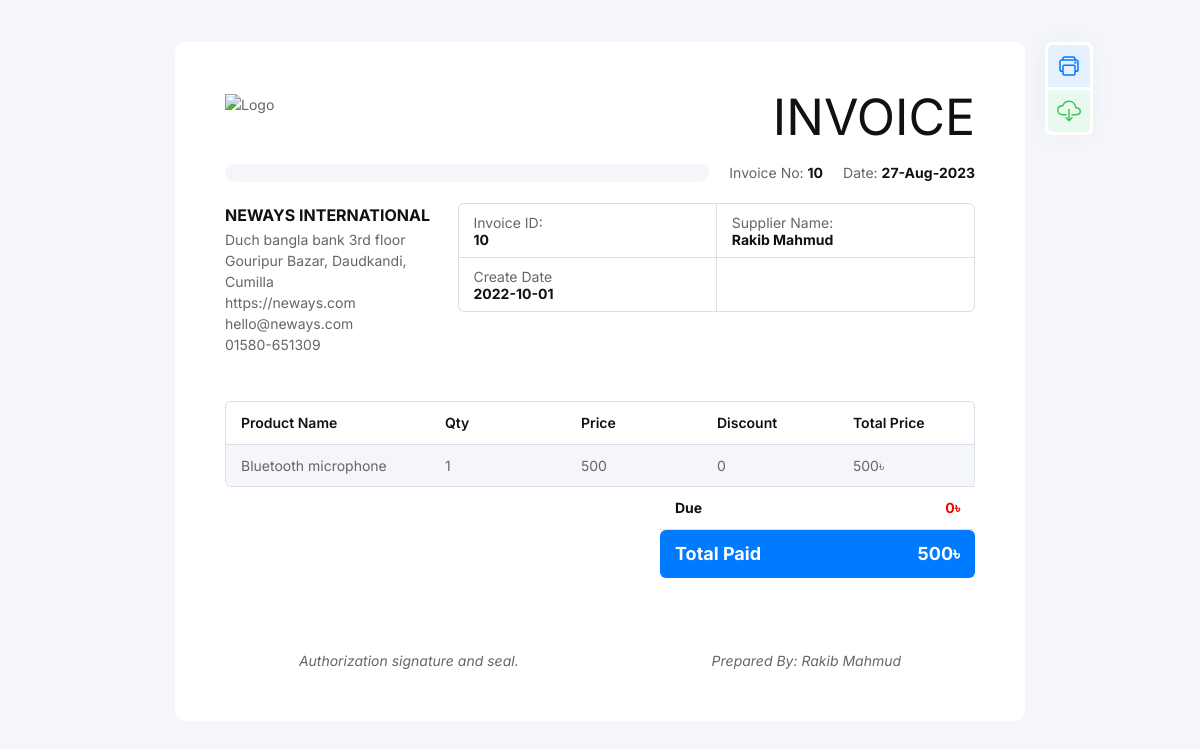
The page /invoice_view.php?id=10 on the database its author committed.
### tables this page shows
CREATE TABLE `invoice` (
  `id` int(11) NOT NULL,
  `supplier_name` varchar(55) NOT NULL,
  `total_amount` int(55) NOT NULL,
  `paid_amount` int(55) NOT NULL,
  `due_amount` int(55) NOT NULL,
  `date` date NOT NULL
);

CREATE TABLE `invoice_details` (
  `id` int(11) NOT NULL,
  `invoice_id` int(11) NOT NULL,
  `product_name` varchar(55) NOT NULL,
  `product_unit` varchar(55) NOT NULL,
  `qty` int(11) NOT NULL,
  `price` int(11) NOT NULL,
  `discount` int(11) NOT NULL,
  `total_price` int(11) NOT NULL,
  `branch_name` varchar(55) NOT NULL,
  `invoice_file` varchar(255) NOT NULL
);

### invoice_view.php (the view, shortened to what this page needs)
<?php
include 'include/config.php';
$get_invoice_id=$_GET['id'];
?>
<!DOCTYPE html>
<html class="no-js" lang="en">
<head>
  <link rel="stylesheet" href="asset/style.css">
</head>
<body style="margin-top: 1%">
  <div class="tm_container">
    <div class="tm_invoice_wrap">
      <div class="tm_invoice tm_style1" id="tm_download_section">
        <div class="tm_invoice_in">
          <div class="tm_invoice_head tm_mb20">
            <div class="tm_invoice_left">
              <div class="tm_logo"><img src="https://neways3.com/wp-content/uploads/2019/05/Neways-Logo.png" alt="Logo"><br> </div>
            </div>
            <div class="tm_invoice_right tm_text_right">
              <div class="tm_primary_color tm_f50 tm_text_uppercase">Invoice</div>
            </div>
          </div>
          <div class="tm_invoice_info tm_mb20">
            <div class="tm_invoice_seperator tm_gray_bg"></div>
            <div class="tm_invoice_info_list">
              <p class="tm_invoice_number tm_m0">Invoice No: <b class="tm_primary_color"><?php
              echo $get_invoice_id;
              ?></b></p>
              <p class="tm_invoice_date tm_m0">Date: <b class="tm_primary_color">27-Aug-2023</b></p>
            </div>
          </div>
          <div class="tm_invoice_head tm_mb10">
          <div class="tm_invoice_left">
              <p class="tm_mb2 tm_f16"><b class="tm_primary_color tm_text_uppercase">Neways International</b></p>
              <p>
                Duch bangla bank 3rd floor <br>Gouripur Bazar, Daudkandi, Cumilla <br>
                https://neways.com <br>
                hello@neways.com<br>
                01580-651309
              </p>
            </div>
            <div class="tm_invoice_right" style="width:69% !important">
              <div class="tm_grid_row tm_col_2  tm_col_2_sm tm_invoice_table tm_round_border">
                <div>
                  <p class="tm_m0">Invoice ID:</p>
                  <b class="tm_primary_color"><?php echo $get_invoice_id; ?></b>
                </div>
                <div>
                  <p class="tm_m0">Supplier Name:</p>
                  <b class="tm_primary_color">
                    <?php
                    if ($get_Supplier=$con->query("SELECT * FROM invoice WHERE id=$get_invoice_id ")) {
                       while ($rows=$get_Supplier->fetch_array()) {
                            echo $rows['supplier_name'];
                       }
                    }
                    ?>
                  </b>
                </div>
                <div>
                  <p class="tm_m0">Create Date</p>
                  <b class="tm_primary_color">  2022-10-01 </b>
                </div>
              </div>
            </div>
          </div>
          <br>
          <div class="tm_table tm_style1">
            <div class="tm_round_border">
              <div class="tm_table_responsive">
                <table>
                  <thead>
                    <tr>
                      <th class="tm_width_2 tm_semi_bold tm_primary_color">Product Name</th>
                      <th class="tm_width_2 tm_semi_bold tm_primary_color">Qty</th>
                      <th class="tm_width_2 tm_semi_bold tm_primary_color">Price</th>
                      <th class="tm_width_2 tm_semi_bold tm_primary_color">Discount</th>
                      <th class="tm_width_2 tm_semi_bold tm_primary_color">Total Price</th>
                    </tr>
                  </thead>
                  <tbody>
                    <?php
                    $allInv=$con->query("SELECT * FROM invoice_details WHERE invoice_id= $get_invoice_id ");
                    while ($rowsss=$allInv->fetch_assoc()) {
                    ?>
                    <tr class="tm_gray_bg">
                      <td class="tm_width_3"><?php echo $rowsss['product_name'];?></td>
                      <td class="tm_width_2"><?php echo $rowsss['qty'];?></td>
                      <td class="tm_width_2"><?php echo $rowsss['price'];?></td>
                      <td class="tm_width_2"><?php echo $rowsss['discount'];?></td>
                      <td class="tm_width_2"><?php echo $rowsss['total_price'];?>৳</td>
                    </tr>
                <?php } ?>
                  </tbody>
                </table>
              </div>
            </div>
            <div class="tm_invoice_footer">
              <div class="tm_left_footer">
              </div>
              <div class="tm_right_footer">
                <table>
                  <tbody>
                  <?php
                    $allInv=$con->query("SELECT * FROM invoice WHERE id= $get_invoice_id ");
                    while ($rowss=$allInv->fetch_assoc()) {
                    ?>
                    <tr class="tm_border_top">
                      <td class="tm_width_3 tm_primary_color tm_border_none tm_bold">Due</td>
                      <td class="tm_width_3 tm_danger_color tm_text_right tm_border_none tm_bold"><?php echo $rowss['due_amount'];?>৳</td>
                    </tr>
                    <tr class="tm_border_top">
                      <td class="tm_width_3 tm_border_top_0 tm_bold tm_f18 tm_white_color tm_accent_bg tm_radius_6_0_0_6">Total Paid </td>
                      <td class="tm_width_3 tm_border_top_0 tm_bold tm_f18 tm_primary_color tm_text_right tm_white_color tm_accent_bg tm_radius_0_6_6_0"><?php echo $rowss['paid_amount'];?>৳</td>
                    </tr>
                <?php } ?>
                  </tbody>
                </table>
              </div>
            </div>
          </div>
          <div class="tm_note tm_text_center tm_m0_md">
            <p class="tm_m0" align=""><br> <br>Authorization signature and seal. &nbsp; &nbsp; &nbsp; &nbsp; &nbsp;&nbsp; &nbsp; &nbsp; &nbsp; &nbsp; &nbsp; &nbsp; &nbsp; &nbsp; &nbsp;&nbsp; &nbsp; &nbsp; &nbsp; &nbsp;&nbsp; &nbsp; &nbsp; &nbsp; &nbsp;&nbsp;
              Prepared By:
              Rakib Mahmud
              </p>
          </div>
        </div>
      </div>
      <div class="tm_invoice_btns tm_hide_print">
        <a href="javascript:window.print()" class="tm_invoice_btn tm_color1">
          <span class="tm_btn_icon">
          </span>
        </a>
        <button id="tm_download_btn" class="tm_invoice_btn tm_color2">
          <span class="tm_btn_icon">
          </span>
        </button>
      </div>
    </div>
  </div>
</body>
</html>

### invoice_view.php (style rules this page uses)
.tm_invoice.tm_style1 .tm_logo img { max-height: 100px; }

### rows shown on the page
invoice: supplier_name "Rakib Mahmud", due_amount "0", paid_amount "500"
invoice_details: product_name "Bluetooth microphone", qty "1", price "500", discount "0", total_price "500"

### other values the page prints
$get_invoice_id "10"
